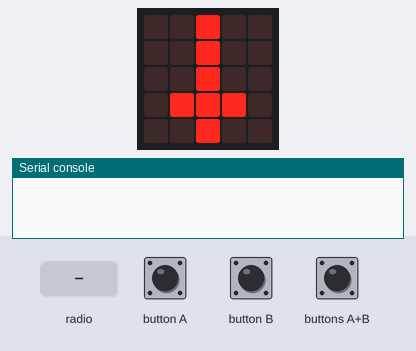
Recording of a program running on a simulated BBC micro:bit running MicroPython. On the bench: the board's 5×5 LED display, the last lines printed to the serial console. Inputs (shaded band) come from the test bench. Random numbers come from a fixed seed; no radio messages arrive unless stated (any console line starting 'radio sent:' is added by the test bench); the 48×5 strip is a reading aid, not a part: it shows the text the display is scrolling, unrolled, one strip-width of it at a time.

Above: at 1.2 s.
1.3 s: buttons A+B pressed for 0.15 s
At 1.7 s:
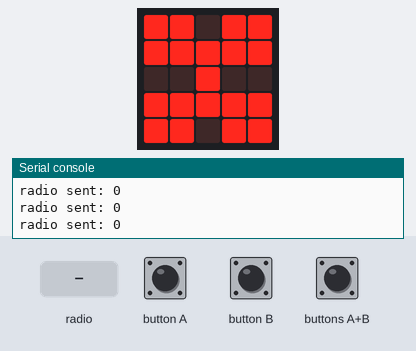
4.4 s: radio message "0" arrives
At 5.8 s:
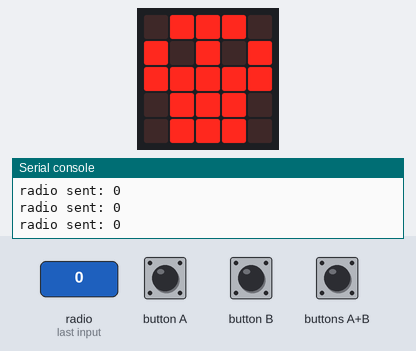
At 14.9 s:
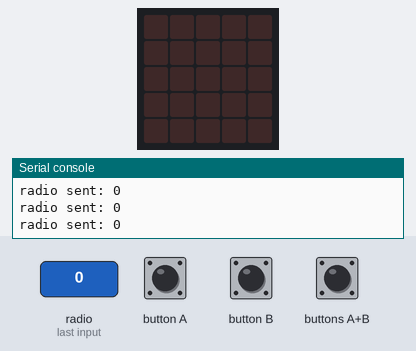
Timing chart, 0 to 16.4 s (numbered marks = the images above; inputs shaded):
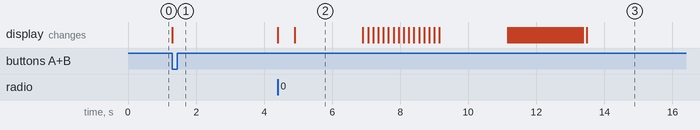

The program:

ref_radio.py
```python
from microbit import *
from random import randint
import radio

# La liste des possibilités
possibilites = [Image.SKULL, Image.PACMAN, Image.GHOST]

# Le nombre de possibilités
# La fonction `len` renvoie la longueur d'une liste
NB_POSSIBILITES = len(possibilites)

# On rajoute une valeur booléenne pour savoir si
# on veut jouer avec la radio ou non
multijoueur = -1

# Cette image indique au joueur de choisir un mode de jeu
display.show(Image.SWORD)

while multijoueur == -1:
    if button_a.was_pressed():
        multijoueur = 1

    elif button_b.was_pressed():
        multijoueur = 0

# Le choix du joueur est à 0 par défaut
choix_joueur = 0

# On affiche le choix actuel le temps qu'il n'est pas validé
# par un appui simultané sur A et B
while not (button_a.is_pressed() and button_b.is_pressed()):
    # Affiche le choix actuel du joueur
    display.show(possibilites[choix_joueur])

    # Si A est appuyé
    if button_a.was_pressed():
        # On enlève 1 au choix du joueur
        # Le modulo permet de revenir au début de la liste des choix
        choix_joueur = (choix_joueur - 1) % NB_POSSIBILITES

    # Si B est appuyé
    if button_b.was_pressed():
        # On ajoute 1 au choix du joueur
        # Le modulo permet de revenir au début de la liste des choix
        choix_joueur = (choix_joueur + 1) % NB_POSSIBILITES

    # Permet de mettre en pause le programme
    # le temps de lire l'entrée du joueur
    sleep(100)

# On initialise le choix de l'adversaire à 0
# par défaut
choix_adversaire = 0

if multijoueur == 0:
    # Choix aléatoire du microbit
    # entre 0 et `NB_POSSIBILITES` exclu
    choix_adversaire = randint(0, NB_POSSIBILITES - 1)

# Gérer la radio si on est en mode `multijoueur`
if multijoueur == 1:
    # Allume la radio
    radio.on()

    # Configure le channel de la radio (entre [0, 83])
    radio.config(channel=42)

    # Cette image indique le début de la transmission radio
    display.show(Image.BUTTERFLY)

    # Initialise une variable pour recevoir
    # un message de notre adversaire
    message_adversaire = None

    while message_adversaire == None:
        # Essaye de recevoir un message
        message_adversaire = radio.receive()

        # Envoie le choix du joueur 1
        radio.send(str(choix_joueur))

    # Nous avons donc reçu le choix du joueur 2
    # Il faut le convertir en entier pour ensuite l'utiliser
    choix_adversaire = int(message_adversaire)

    # Éteindre la radio
    radio.off()

# Éteint toutes les LEDs de l'écran
display.clear()
sleep(500)

# Affiche le choix du joueur
display.show(possibilites[choix_joueur])
sleep(2000)

display.scroll("VS")

# Affiche le choix du micro:bit
display.show(possibilites[choix_adversaire])
sleep(2000)

# Égalité si les joueurs ont fait le même choix
if choix_joueur == choix_adversaire:
    display.scroll("Egalite !", delay=50)

# Tu as gagné si notre choix bat celui de l'adversaire
elif choix_joueur == 0 and choix_adversaire == 1:
    display.scroll("Gagne !", delay=50)

elif choix_joueur == 1 and choix_adversaire == 2:
    display.scroll("Gagne !", delay=50)

elif choix_joueur == 2 and choix_adversaire == 0:
    display.scroll("Gagne !", delay=50)

# Tu as perdu sinon
else:
    display.scroll("Perdu...", delay=50)
```

Measured:
- after the input at 1.3 s, the display: changes at once (image 1)
- after the input at 4.4 s, the display: first changes at once (image 2 shows a later state)
- what the display in image 2 shows lasts 2.0 s, from 4.9 s to 6.9 s
